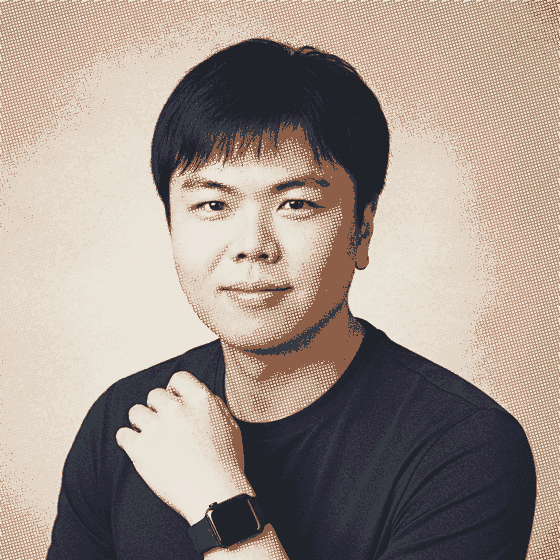
#> input picture assets/plates/pl-mira.png, 560 x 560 px
$ python wilson_plate.py
#> lines starting #> are read from the running program, lines starting #| are printed output that depends on the picture; pictures that were not available may be replaced by others from this repository, and a replacement may not be noted
#> in main, mira is the input picture: PIL image 560x560 RGB; mean R, G, B 161.3, 147.8, 139.4
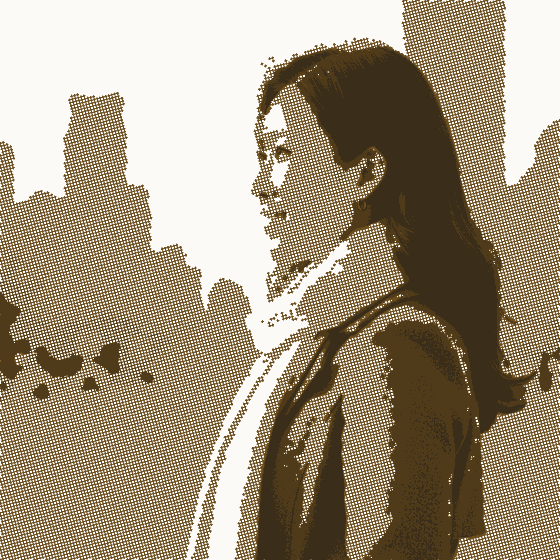
#> input picture assets/plates/pl-sarah.png, 560 x 560 px
#> in main, sarah is the input picture: PIL image 560x560 RGB; mean R, G, B 162.6, 148.5, 126.4
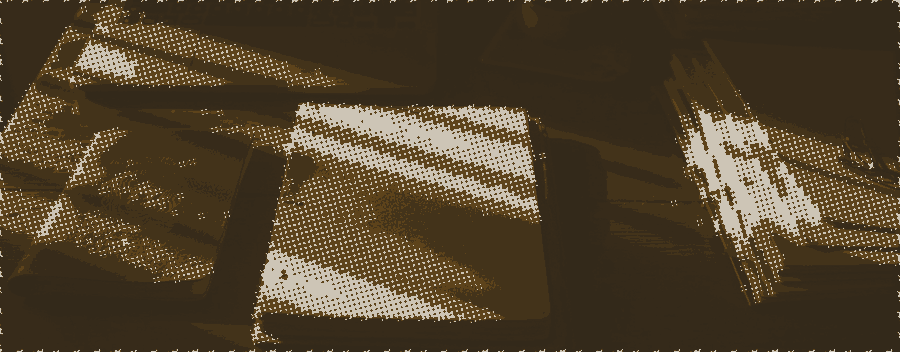
#> input picture assets/plates/pl-desk.png, 900 x 352 px, given in place of wilson.png, which was not available
### tools/plate.py
#!/usr/bin/env python3
"""
引力坊技术年刊 · 双色调网点图版

把一张照片转成「印在这份文件里的图版」，而不是「贴在上面的照片」。
这个区别是本版能不能加图的关键：v6 之所以把 38 张图全删掉，
就是因为它们以照片的身份出现、与品牌的 Quiet technology 打架。
半色调网屏解决这件事——网点本身就是印刷品的证据。

用法：
    python3 tools/plate.py <源文件> <目标名> [--cell 5] [--out-width 1280]
    python3 tools/plate.py art-src/pl-draft.jpg draft --cell 5 --contact

输出：
    assets/plates/<目标名>.png       量化后的双色调网点图版
    .shots/<目标名>-zoom.png         --contact 时输出的 200% 放大自查图

三色约束（默认双色调）：只用文件本来的三种墨色，不引入第四种。
    纸 #FBFAF7 · 墨 #14161A · 黄铜 #6B4B1A
人像可用 --rich：网点结构保留，像素色跟原图（高光留肤色）；体积可能略超 60KB。

为什么导出 PNG 而不是有损 WebP：网点边缘必须锐利，
有损压缩会把点糊成连续调，图版就退回成照片了。
"""
import argparse
import math
import os
import sys

from PIL import Image, ImageDraw, ImageEnhance, ImageOps

ROOT = os.path.dirname(os.path.dirname(os.path.abspath(__file__)))
OUT_DIR = os.path.join(ROOT, "assets", "plates")
SHOT_DIR = os.path.join(ROOT, ".shots")

PAPER = (251, 250, 247)
INK = (20, 22, 26)
BRASS = (107, 75, 26)


def lut(points):
    table, pts = [], sorted(points)
    for i in range(256):
        for j in range(len(pts) - 1):
            x0, y0 = pts[j]
            x1, y1 = pts[j + 1]
            if x0 <= i <= x1:
                t = 0 if x1 == x0 else (i - x0) / (x1 - x0)
                table.append(int(max(0, min(255, y0 + (y1 - y0) * t))))
                break
        else:
            table.append(i)
    return table


def press_lut(gray):
    """按每张图的实际分位做电平映射，而不是 autocontrast。

    实测：这批物证照片是高调的（p5=170 / 中位 184 / p95=240），
    整张挤在亮部三分之一。autocontrast(cutoff=1) 会把 170 拉到 16，
    浅灰台面直接变成近黑实地，中间调整个丢失——网点就没有层次可打了。

    半色调要的恰恰是中间调：点的大小由灰度驱动，输入全挤在两端
    就只剩"全白"和"全黑"两种点。所以这里把源图的 p2–p98 映射到
    30–232（不铺满 0–255，留住纸的呼吸），再加一点 S 形加强对比。
    """
    d = sorted(gray.resize((240, max(1, 240 * gray.height // gray.width))).getdata())
    n = len(d)
    lo, hi = d[int(n * 0.02)], d[int(n * 0.98)]
    if hi - lo < 24:
        lo, hi = max(0, lo - 12), min(255, hi + 12)
    mid = (lo + hi) / 2
    # 输出抬到 58–246：压在骨白纸上的图版不能太重，否则像三块黑砖，
    # 也会让网点覆盖率过高、PNG 体积上去。
    return lut([(0, 58), (lo, 58), (mid, 150), (hi, 246), (255, 246)])


def halftone(gray, cell, angle=15):
    """真半色调网屏：按旋转网格取样，每格画一个半径正比于暗度的点。

    网屏要旋转——正交网格会和像素栅格、以及页面上的水平规线共振，
    出现明显的摩尔纹。15° 是印刷上常用的角度之一。
    """
    w, h = gray.size
    # 旋转后仍要盖满画面，所以画布放大到对角线
    diag = int(math.hypot(w, h)) + cell * 4
    big = Image.new("L", (diag, diag), 255)
    big.paste(gray.rotate(-angle, expand=True, fillcolor=255),
              ((diag - gray.rotate(-angle, expand=True).width) // 2,
               (diag - gray.rotate(-angle, expand=True).height) // 2))

    dots = Image.new("L", (diag, diag), 255)
    d = ImageDraw.Draw(dots)
    px = big.load()
    rmax = cell * 0.72          # 略大于半格，最暗处点会相接成实地
    for gy in range(0, diag, cell):
        for gx in range(0, diag, cell):
            # 用格子中心的亮度定点大小
            v = px[min(gx + cell // 2, diag - 1), min(gy + cell // 2, diag - 1)]
            r = (1 - v / 255.0) ** 0.62 * rmax
            if r < 0.35:
                continue
            cx, cy = gx + cell / 2, gy + cell / 2
            d.ellipse([cx - r, cy - r, cx + r, cy + r], fill=0)

    dots = dots.rotate(angle, resample=Image.BICUBIC, fillcolor=255)
    ox, oy = (diag - w) // 2, (diag - h) // 2
    return dots.crop((ox, oy, ox + w, oy + h))


# [117 lines left out: functions duotone, rich_tone, main, not called in this run]


# [2 lines that do not run on import are left out]

### tools/wilson_plate.py
#!/usr/bin/env python3
"""Wilson 肖像：去冷蓝 + 匹配 Mira/Sarah 中间调统计 → 富色网点图版。

避免偏金黄：色相/饱和对齐另两位，亮部额外去黄。
"""
import os
import sys

from PIL import Image, ImageEnhance

ROOT = os.path.dirname(os.path.dirname(os.path.abspath(__file__)))
sys.path.insert(0, os.path.join(ROOT, "tools"))
import plate as P  # noqa: E402

SRC = os.path.join(ROOT, "art-src", "team", "wilson.png")
WARM = os.path.join(ROOT, "art-src", "team", "wilson-warm.png")
OUT = os.path.join(ROOT, "assets", "plates", "pl-wilson.png")
MIRA = os.path.join(ROOT, "assets", "plates", "pl-mira.png")
SARAH = os.path.join(ROOT, "assets", "plates", "pl-sarah.png")

PAPER = (251, 250, 247)
WARM_DARK = (36, 32, 30)


def midtone_stats(im: Image.Image):
    px = im.load()
    w, h = im.size
    rs, gs, bs = [], [], []
    for y in range(0, h, 2):
        for x in range(0, w, 2):
            r, g, b = px[x, y]
            if abs(r - PAPER[0]) + abs(g - PAPER[1]) + abs(b - PAPER[2]) < 22:
                continue
            L = 0.2126 * r + 0.7152 * g + 0.0722 * b
            if 50 < L < 210:
                rs.append(r)
                gs.append(g)
                bs.append(b)

    def mean_std(a):
        m = sum(a) / len(a)
        v = (sum((x - m) ** 2 for x in a) / len(a)) ** 0.5
        return m, max(v, 8.0)

    return mean_std(rs), mean_std(gs), mean_std(bs)


def deblue(src: Image.Image) -> Image.Image:
    w, h = src.size
#> w = 900; h = 352
    px = src.load()
    out = Image.new("RGB", (w, h))
#> out: PIL image 900x352 RGB; every value is 0
    op = out.load()
    for y in range(h):
        for x in range(w):
            r, g, b = px[x, y]
            if abs(r - PAPER[0]) + abs(g - PAPER[1]) + abs(b - PAPER[2]) < 30:
                op[x, y] = (r, g, b)
                continue
            lum = (0.2126 * r + 0.7152 * g + 0.0722 * b) / 255.0
            cool = max(0.0, (b - r) / 50.0)
            if cool > 0.04 or (b >= r - 8 and lum < 0.42):
                t = min(1.0, cool * 1.1 + (0.4 if lum < 0.35 else 0.18))
                r = int(r + (WARM_DARK[0] - r) * t)
                g = int(g + (WARM_DARK[1] - g) * t)
                b = int(b + (WARM_DARK[2] - b) * t)
            if lum > 0.5 and g > b + 20:
                over = g - b - 15
                g = int(g - over * 0.4)
                b = min(255, int(b + over * 0.25))
            op[x, y] = (
                max(0, min(255, r)),
                max(0, min(255, g)),
                max(0, min(255, b)),
            )
    return out


def match_to_refs(src: Image.Image, mira: Image.Image, sarah: Image.Image) -> Image.Image:
    (mr, sr), (mg, sg), (mb, sb) = midtone_stats(mira)
#> after the loop in midtone_stats, `for y in range(0, h, 2):`: bs = 26279 items
#> in mean_std, `m = sum(a) / len(a)`: m = 156.4
#> in mean_std, `v = (sum((x - m) ** 2 for x in a) / len(a)) ** 0.5`: v = 55.55
#> mr = 156.4; sr = 55.55; mg = 129.4; sg = 44.89; mb = 112.3; sb = 36.74
    (sr_, ssr), (sg_, ssg), (sb_, ssb) = midtone_stats(sarah)
#> sr_ = 123.5; ssr = 37.44; sg_ = 99.28; ssg = 41.89; sb_ = 61.96; ssb = 49.35
    tr, tsr = (mr + sr_) / 2, (sr + ssr) / 2
#> tr = 139.9; tsr = 46.49
    tg, tsg = (mg + sg_) / 2, (sg + ssg) / 2
#> tg = 114.3; tsg = 43.39
    tb, tsb = (mb + sb_) / 2, (sb + ssb) / 2
#> tb = 87.14; tsb = 43.04
    (or_, osr), (og, osg), (ob, osb) = midtone_stats(src)
#> or_ = 109.8; osr = 54.59; og = 91.95; osg = 59.34; ob = 63.71; osb = 66.35
#> src is the input picture: PIL image 900x352 RGB; mean R, G, B 79.9, 65.6, 43.8

    w, h = src.size
#> w = 900; h = 352
    px = src.load()
    out = Image.new("RGB", (w, h))
    op = out.load()
    for y in range(h):
        for x in range(w):
            r, g, b = px[x, y]
            if abs(r - PAPER[0]) + abs(g - PAPER[1]) + abs(b - PAPER[2]) < 25:
                op[x, y] = (r, g, b)
                continue
            r2 = tr + (r - or_) * (tsr / osr)
            g2 = tg + (g - og) * (tsg / osg)
            b2 = tb + (b - ob) * (tsb / osb)
            L = (0.2126 * r + 0.7152 * g + 0.0722 * b) / 255.0
            if L > 0.72:
                t = (L - 0.72) / 0.28 * 0.35
                r2 = r2 * (1 - t) + PAPER[0] * t
                g2 = g2 * (1 - t) + PAPER[1] * t
                b2 = b2 * (1 - t) + PAPER[2] * t
            op[x, y] = (
                int(max(0, min(255, r2))),
                int(max(0, min(255, g2))),
                int(max(0, min(255, b2))),
            )
    return ImageEnhance.Color(out).enhance(0.98)


def to_plate(im: Image.Image, width=560, cell=3, colors=12) -> Image.Image:
#> called with width = 560, cell = 3, colors = 12
    im = im.resize((width, round(width * im.height / im.width)), Image.LANCZOS)
    im = ImageEnhance.Contrast(im).enhance(1.05)
    g0 = im.convert("L")
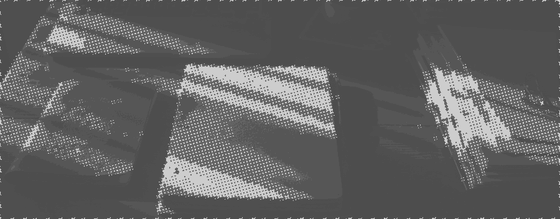
#> g0: PIL image 560x219 L; min 57, max 234, mean 97.6
    gray = g0.point(P.press_lut(g0))
#> in press_lut, `d = sorted(gray.resize((240, max(1, 240 * gray.height // gray.width)))..`: d = 22320 items
#> in press_lut, `n = len(d)`: n = 22320
#> in press_lut, `lo, hi = d[int(n * 0.02)], d[int(n * 0.98)]`: lo = 77; hi = 195
#> in press_lut, `mid = (lo + hi) / 2`: mid = 136
    dots = P.halftone(gray, cell, 15)
#> in halftone, `big = Image.new("L", (diag, diag), 255)`: big: PIL image 613x613 L; every value is 255
#> in halftone, `big.paste(gray.rotate(-angle, expand=True, fillcolor=255), ((diag - gr..`:
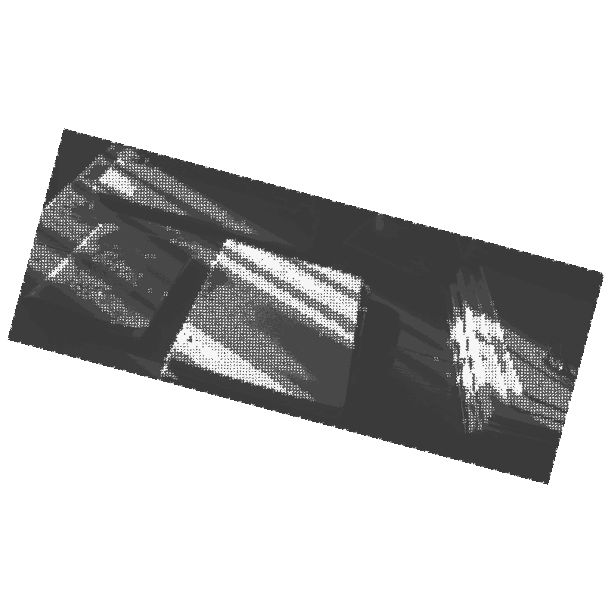
#> big: PIL image 613x613 L; min 58, max 255, mean 200.9
#> in halftone, `dots = dots.rotate(angle, resample=Image.BICUBIC, fillcolor=255)`:
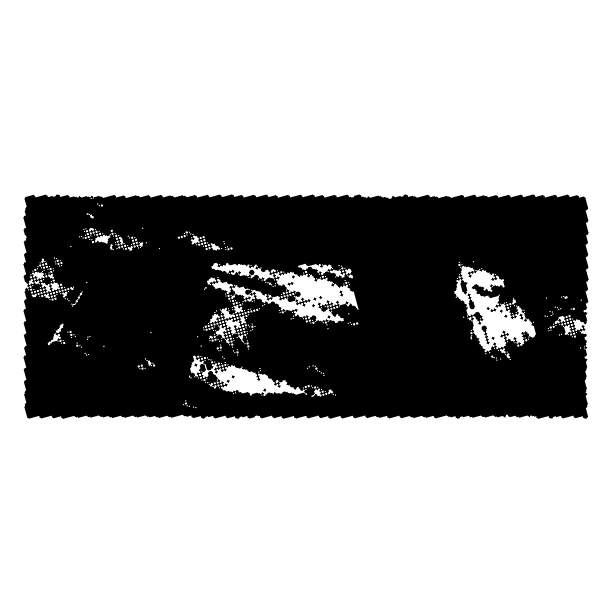
#> dots: PIL image 613x613 L; min 0, max 255, mean 178
#> in halftone, `return dots.crop((ox, oy, ox + w, oy + h))`:
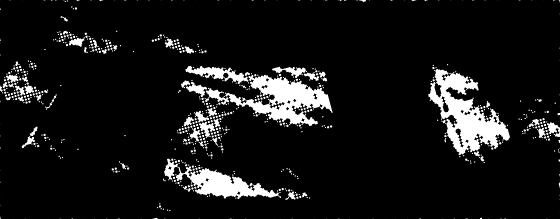
#> returned value: PIL image 560x219 L; min 0, max 255, mean 22.1
    rgb, dp, gp = im.load(), dots.load(), gray.load()
    out = Image.new("RGB", im.size, P.PAPER)
#> out: PIL image 560x219 RGB
    op = out.load()
    for y in range(im.height):
        for x in range(im.width):
            cov = 1 - dp[x, y] / 255.0
            r0, g0c, b0 = rgb[x, y]
            delta = (
                abs(r0 - P.PAPER[0]) + abs(g0c - P.PAPER[1]) + abs(b0 - P.PAPER[2])
            ) / 765.0
            a = min(1.0, max(cov, min(0.72, delta * 1.55) * 0.62) + cov * 0.28)
            if a < 0.025:
                continue
            t = gp[x, y] / 255.0
            r, g, b = r0, g0c, b0
            ink_w = max(0.0, min(1.0, (0.38 - t) / 0.38)) * 0.20
            r = int(r + (P.INK[0] - r) * ink_w)
            g = int(g + (P.INK[1] - g) * ink_w)
            b = int(b + (P.INK[2] - b) * ink_w)
            brass_w = max(0.0, (1 - abs(t - 0.55) * 2)) * 0.03
            r = int(r + (P.BRASS[0] - r) * brass_w)
            g = int(g + (P.BRASS[1] - g) * brass_w)
            b = int(b + (P.BRASS[2] - b) * brass_w)
            if g > b + 15 and r > b + 10:
                shift = min(12, (g - b - 15) // 2)
                g -= shift
                b = min(255, b + shift)
            op[x, y] = (
                int(P.PAPER[0] + (r - P.PAPER[0]) * a),
                int(P.PAPER[1] + (g - P.PAPER[1]) * a),
                int(P.PAPER[2] + (b - P.PAPER[2]) * a),
            )
#> after the loop, shift = 3
    return out.quantize(colors=colors, method=Image.MEDIANCUT).convert("P")
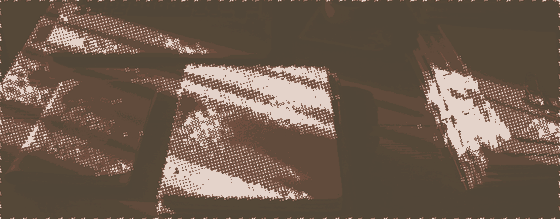
#> returned value: PIL image 560x219 P; mean R, G, B 110.2, 91.8, 77.6


def main():
    mira = Image.open(MIRA).convert("RGB")
    sarah = Image.open(SARAH).convert("RGB")
    aligned = match_to_refs(deblue(Image.open(SRC).convert("RGB")), mira, sarah)
    aligned.save(WARM, optimize=True)
    pl = to_plate(aligned)
    pl.save(OUT, "PNG", optimize=True)
    print("pl-wilson %dx%d  %.0fKB" % (pl.width, pl.height, os.path.getsize(OUT) / 1024))
#| pl-wilson 560x219  25KB


if __name__ == "__main__":
    main()
